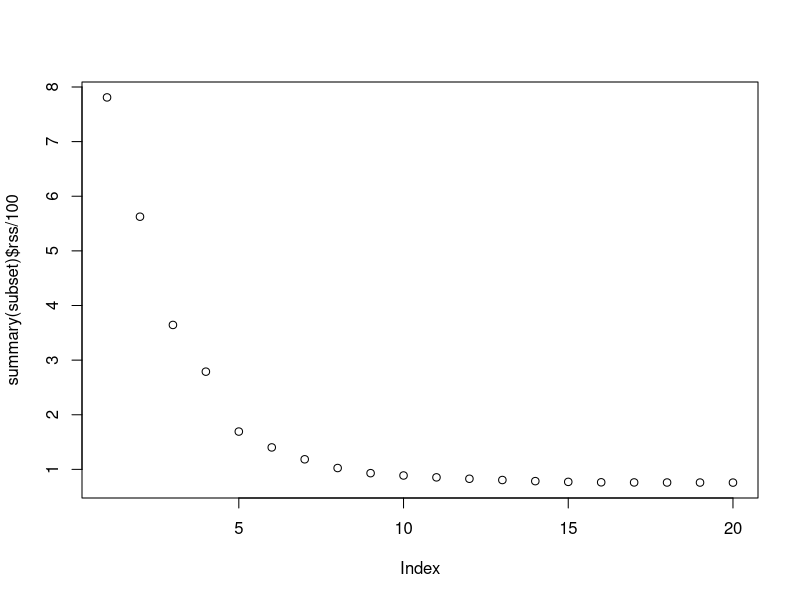

Source code (R): (Note: this script raises an error after producing the figure.)
#Exercise 10 Chapter 6
#We have seen that as the number of features used in a model increases, the training error will necessarily decrease, but the test error may not. 
#We will now explore this in a simulated data set.
#(a) Generate a data set with p = 20 features, n = 1,000 observations, and an associated quantitative response vector generated according to the model
#Y =Xβ+ε,
#where β has some elements that are exactly equal to zero.
set.seed(1)
library (leaps)


p = 20
n = 1000
x = matrix(rnorm(n*p),n,p)
B = rnorm(p) 
B[c(2,3,8,9,10,15,20)] = 0 
e = rnorm(n)
y = x %*% B + e
#(b) Split your dataset into a trainingset containing 100 observations 
#and a test set containing 900 observations.
train = sample(seq(1000),100,replace=F)
#(c) Perform best subset selection on the training set.
#Plot the training set MSE associated with the best model of each size.
subset = regsubsets(y~.,data=data.frame(x=x[train,],y=y[train]),nvmax=p)
plot(summary(subset)$rss/100)#The training MSE (=RSS/n) for different sizes of the subset
#(d) Plot the test set MSE associated with the best model of each size.
newdata=data.frame(x=x[-train,],y=y[-train])
#the following function is from the lab
predict.regsubsets =function (object ,newdata ,id ,...){
	form=as.formula(object$call[[2]])
	mat=model.matrix(form,data=newdata)
	coefi=coef(object ,id=id)
	xvars=names(coefi)
	mat[,xvars]%*%coefi
}
object=subset
newdata=x[-train,]
val.errors = rep(0,p)
for (i in 1:p) {
	pred = predict(subset,newdata=newdata, id = i)# as in the lab 
	val.errors[i] = mean((y[-train]-pred)^2)
}
plot(val.errors ,ylab="test MSE",pch=19,type="b") # it's beautiful

#(e) For which model size does the test set MSE take on its minimum value? 
#Comment on your results.
which.min(val.errors) #9 variables, it should be 13!
#From the evolution of the test MSE it is also clear the increase of the test error is not large with more variables. So what is going on?

#(f)How does the model at which the test set MSE is minimized compare to the true model used to generate the data? Comment on the coefficient values.
#Let's compare the coefficients of the best model with the true B 
coef(subset,id=which.min(val.errors)) 
B
#It is obvious that some smaller coefficients were missed, their signal probably small compared to the noise.
#The overlapping coefficients show a very good fit however.

#(g) Create a plot displaying j=1(βj − βj^r ) for a range of values
#of r, where βˆjr is the jth coefficient estimate for the best model containing r coefficients. Comment on what you observe.
#How does this compare to the test MSE plot from (d)?

names=paste("x.",1:20,sep="")
result=rep(-1,p)
for (i in 1:p) {
	coefi = coef(subset,id=i)[-1]
	vals=rep(0,p)
	vals[match(names(coefi),names)]=coefi
	result[i]=sqrt(sum((B-vals)^2))
}
plot(result,type="b",xlab="Subset size", ylab="Coefficient Error")
coef(subset,id=13) 
#The plot shows a very similar pattern to the one shown in the test MSE, with a dip in coefficient error when
#the 9 parameters are fit. For the correct number of parameters the overall error in the coefficients actually increases.
#The parameters are harder to fit correctly as the number of parameters increases. In lower dimensions the parameters can be fit with less variance,
#which in this cases wins over a potential decrease in bias.   
#The similarity to the test MSE plot is no surprise as the plots reflects how closely the estimated formula approximates 
#the true underlying function, and this should correlate with the predictive performance.
